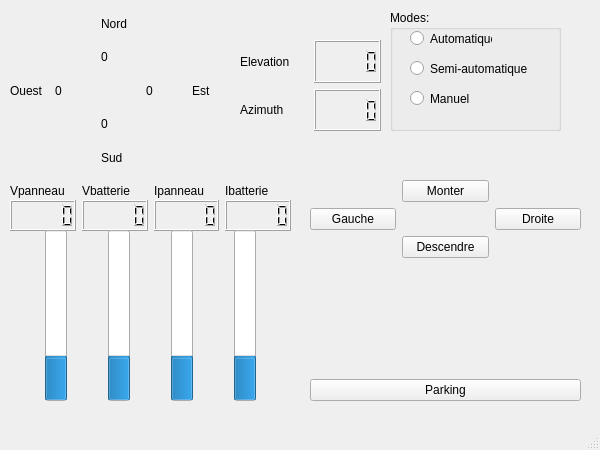
<?xml version="1.0" encoding="UTF-8"?>
<ui version="4.0">
 <class>Appli</class>
 <widget class="QMainWindow" name="Appli">
  <property name="geometry">
   <rect>
    <x>0</x>
    <y>0</y>
    <width>600</width>
    <height>450</height>
   </rect>
  </property>
  <property name="baseSize">
   <size>
    <width>600</width>
    <height>450</height>
   </size>
  </property>
  <property name="windowTitle">
   <string>Appli</string>
  </property>
  <widget class="QWidget" name="centralwidget">
   <widget class="QWidget" name="gridLayoutWidget">
    <property name="geometry">
     <rect>
      <x>10</x>
      <y>10</y>
      <width>221</width>
      <height>161</height>
     </rect>
    </property>
    <layout class="QGridLayout" name="gridLayout">
     <item row="1" column="2">
      <widget class="QLabel" name="valeur_de_nord">
       <property name="text">
        <string>0</string>
       </property>
      </widget>
     </item>
     <item row="2" column="3">
      <widget class="QLabel" name="valeur_de_est">
       <property name="text">
        <string>0</string>
       </property>
      </widget>
     </item>
     <item row="2" column="4">
      <widget class="QLabel" name="Est">
       <property name="text">
        <string>Est</string>
       </property>
      </widget>
     </item>
     <item row="0" column="2">
      <widget class="QLabel" name="Nord">
       <property name="enabled">
        <bool>true</bool>
       </property>
       <property name="sizePolicy">
        <sizepolicy hsizetype="Preferred" vsizetype="Preferred">
         <horstretch>0</horstretch>
         <verstretch>0</verstretch>
        </sizepolicy>
       </property>
       <property name="text">
        <string>Nord</string>
       </property>
      </widget>
     </item>
     <item row="3" column="2">
      <widget class="QLabel" name="Valeur_de_sud">
       <property name="text">
        <string>0</string>
       </property>
      </widget>
     </item>
     <item row="4" column="2">
      <widget class="QLabel" name="Sud">
       <property name="text">
        <string>Sud</string>
       </property>
      </widget>
     </item>
     <item row="2" column="0">
      <widget class="QLabel" name="Ouest">
       <property name="text">
        <string>Ouest</string>
       </property>
      </widget>
     </item>
     <item row="2" column="1">
      <widget class="QLabel" name="valeur_de_ouest">
       <property name="text">
        <string>0</string>
       </property>
      </widget>
     </item>
    </layout>
   </widget>
   <widget class="QWidget" name="horizontalLayoutWidget">
    <property name="geometry">
     <rect>
      <x>10</x>
      <y>180</y>
      <width>281</width>
      <height>21</height>
     </rect>
    </property>
    <layout class="QHBoxLayout" name="horizontalLayout_2">
     <item>
      <widget class="QLabel" name="Vpanneau">
       <property name="text">
        <string>Vpanneau</string>
       </property>
      </widget>
     </item>
     <item>
      <widget class="QLabel" name="Vbatterie">
       <property name="text">
        <string>Vbatterie</string>
       </property>
      </widget>
     </item>
     <item>
      <widget class="QLabel" name="Ipanneau">
       <property name="text">
        <string>Ipanneau</string>
       </property>
      </widget>
     </item>
     <item>
      <widget class="QLabel" name="Ibatterie">
       <property name="text">
        <string>Ibatterie</string>
       </property>
      </widget>
     </item>
    </layout>
   </widget>
   <widget class="QWidget" name="horizontalLayoutWidget_2">
    <property name="geometry">
     <rect>
      <x>10</x>
      <y>200</y>
      <width>281</width>
      <height>31</height>
     </rect>
    </property>
    <layout class="QHBoxLayout" name="horizontalLayout_3">
     <item>
      <widget class="QLCDNumber" name="Volt_panneau"/>
     </item>
     <item>
      <widget class="QLCDNumber" name="Volt_batterie"/>
     </item>
     <item>
      <widget class="QLCDNumber" name="Ampere_panneau"/>
     </item>
     <item>
      <widget class="QLCDNumber" name="Ampere_batterie"/>
     </item>
    </layout>
   </widget>
   <widget class="QWidget" name="horizontalLayoutWidget_3">
    <property name="geometry">
     <rect>
      <x>10</x>
      <y>230</y>
      <width>281</width>
      <height>171</height>
     </rect>
    </property>
    <layout class="QHBoxLayout" name="horizontalLayout_4">
     <item>
      <widget class="QProgressBar" name="progressBar_Vpanneau">
       <property name="value">
        <number>24</number>
       </property>
       <property name="orientation">
        <enum>Qt::Vertical</enum>
       </property>
      </widget>
     </item>
     <item>
      <widget class="QProgressBar" name="progressBar_Vbatterie">
       <property name="value">
        <number>24</number>
       </property>
       <property name="orientation">
        <enum>Qt::Vertical</enum>
       </property>
      </widget>
     </item>
     <item>
      <widget class="QProgressBar" name="progressBar_Ipanneau">
       <property name="value">
        <number>24</number>
       </property>
       <property name="orientation">
        <enum>Qt::Vertical</enum>
       </property>
      </widget>
     </item>
     <item>
      <widget class="QProgressBar" name="progressBar_Ibatterie">
       <property name="value">
        <number>24</number>
       </property>
       <property name="orientation">
        <enum>Qt::Vertical</enum>
       </property>
      </widget>
     </item>
    </layout>
   </widget>
   <widget class="QWidget" name="gridLayoutWidget_2">
    <property name="geometry">
     <rect>
      <x>240</x>
      <y>40</y>
      <width>141</width>
      <height>91</height>
     </rect>
    </property>
    <layout class="QGridLayout" name="gridLayout_2">
     <item row="0" column="0">
      <widget class="QLabel" name="Elevation">
       <property name="text">
        <string>Elevation</string>
       </property>
      </widget>
     </item>
     <item row="1" column="0">
      <widget class="QLabel" name="Azimuth">
       <property name="text">
        <string>Azimuth</string>
       </property>
      </widget>
     </item>
     <item row="0" column="1">
      <widget class="QLCDNumber" name="valeur_elevation"/>
     </item>
     <item row="1" column="1">
      <widget class="QLCDNumber" name="valeur_azimuth"/>
     </item>
    </layout>
   </widget>
   <widget class="QWidget" name="gridLayoutWidget_3">
    <property name="geometry">
     <rect>
      <x>310</x>
      <y>180</y>
      <width>271</width>
      <height>221</height>
     </rect>
    </property>
    <layout class="QGridLayout" name="gridLayout_3">
     <item row="1" column="0">
      <widget class="QPushButton" name="BP_Gauche">
       <property name="text">
        <string>Gauche</string>
       </property>
      </widget>
     </item>
     <item row="0" column="1">
      <widget class="QPushButton" name="BP_Monter">
       <property name="text">
        <string>Monter</string>
       </property>
      </widget>
     </item>
     <item row="2" column="1">
      <widget class="QPushButton" name="BP_Descendre">
       <property name="text">
        <string>Descendre</string>
       </property>
      </widget>
     </item>
     <item row="4" column="0" colspan="3">
      <widget class="QPushButton" name="BP_Parking">
       <property name="text">
        <string>Parking</string>
       </property>
      </widget>
     </item>
     <item row="1" column="2">
      <widget class="QPushButton" name="BP_Droite">
       <property name="text">
        <string>Droite</string>
       </property>
      </widget>
     </item>
     <item row="3" column="1">
      <spacer name="verticalSpacer">
       <property name="orientation">
        <enum>Qt::Vertical</enum>
       </property>
       <property name="sizeHint" stdset="0">
        <size>
         <width>20</width>
         <height>40</height>
        </size>
       </property>
      </spacer>
     </item>
    </layout>
   </widget>
   <widget class="QGroupBox" name="groupBox">
    <property name="geometry">
     <rect>
      <x>390</x>
      <y>10</y>
      <width>171</width>
      <height>121</height>
     </rect>
    </property>
    <property name="title">
     <string>Modes:</string>
    </property>
    <widget class="QRadioButton" name="automatique">
     <property name="geometry">
      <rect>
       <x>20</x>
       <y>20</y>
       <width>82</width>
       <height>17</height>
      </rect>
     </property>
     <property name="text">
      <string>Automatique</string>
     </property>
    </widget>
    <widget class="QRadioButton" name="semi_automatique">
     <property name="geometry">
      <rect>
       <x>20</x>
       <y>50</y>
       <width>121</width>
       <height>17</height>
      </rect>
     </property>
     <property name="text">
      <string>Semi-automatique</string>
     </property>
    </widget>
    <widget class="QRadioButton" name="manuel">
     <property name="geometry">
      <rect>
       <x>20</x>
       <y>80</y>
       <width>82</width>
       <height>17</height>
      </rect>
     </property>
     <property name="text">
      <string>Manuel</string>
     </property>
    </widget>
   </widget>
  </widget>
  <widget class="QMenuBar" name="menubar">
   <property name="geometry">
    <rect>
     <x>0</x>
     <y>0</y>
     <width>600</width>
     <height>21</height>
    </rect>
   </property>
  </widget>
  <widget class="QStatusBar" name="statusbar"/>
 </widget>
 <resources/>
 <connections/>
</ui>
